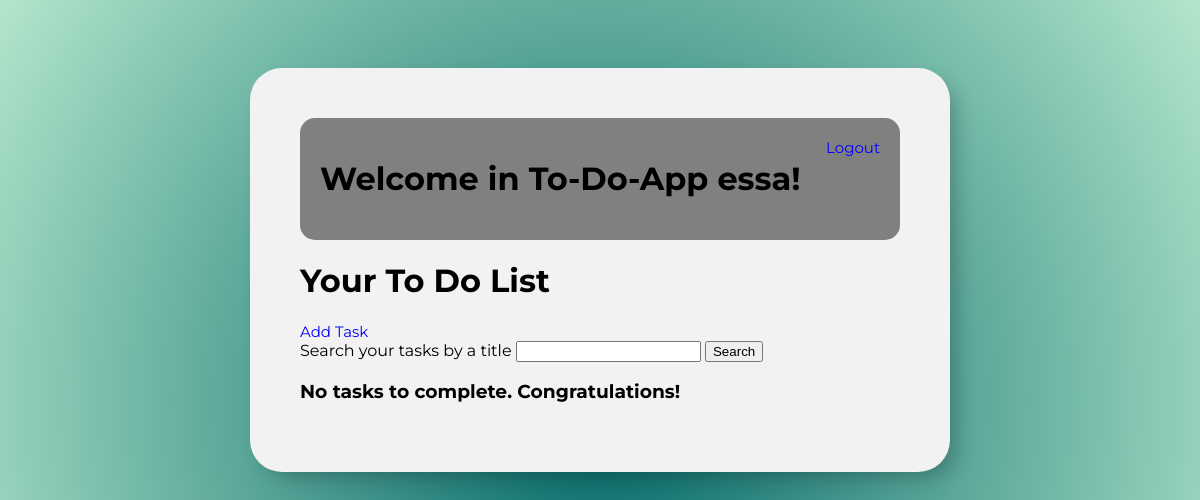
The app's page / (signed in), older data.
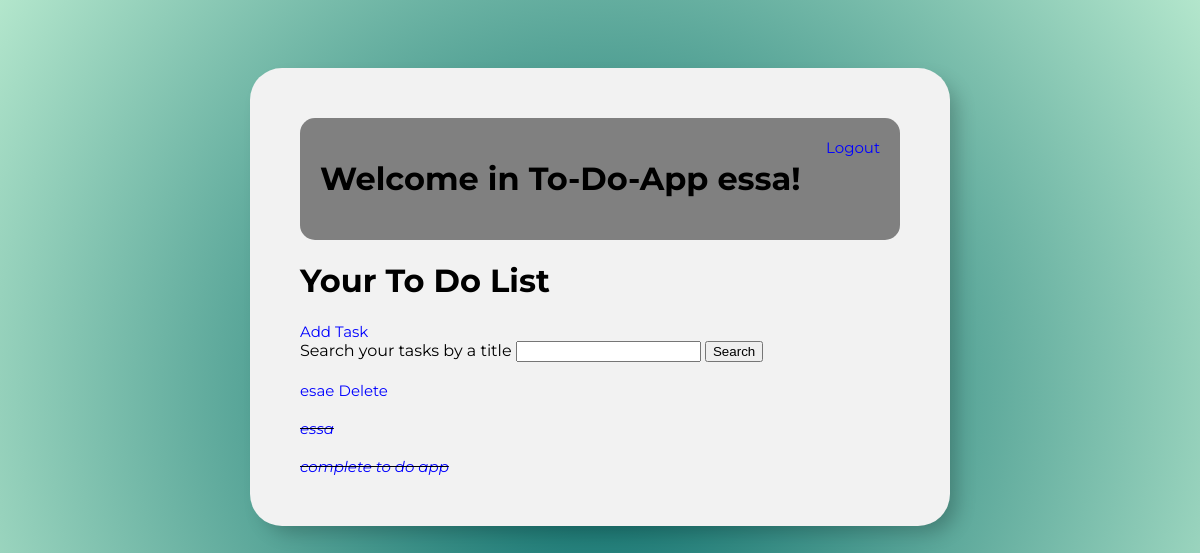
The same page, newer data.
### base/models.py (models this page shows)
class Task(models.Model):
    user = models.ForeignKey(User, on_delete=models.CASCADE, null =True, blank = True)
    title = models.CharField(max_length=200)
    description = models.TextField(null=True, blank=True)
    complete = models.BooleanField(default=False)
    create = models.DateTimeField(auto_now_add=True)
    def __str__(self):
        return self.title
    class Meta:
        ordering = ['complete']

### base/views.py (the view)
# urls.py: path('', TaskList.as_view(), name='tasks'),
class TaskList(LoginRequiredMixin, ListView):
    model = Task
    context_object_name = 'tasks'
    '''
    Tworzymy metodę w której użytkownik widzi tylko swoje zadania
    w pierwszym context filtrujemy zadania użytkownika, w drugim dostajemy
    zadania, które nie są wykonane
    '''
    def get_context_data(self, *, object_list=None, **kwargs):
        context = super().get_context_data(**kwargs)
        context['tasks'] = context['tasks'].filter(user=self.request.user)
        context['count'] = context['tasks'].filter(complete=False).count()
        search_input = self.request.GET.get('search-area') or ''
        if search_input:
            context['tasks'] = context['tasks'].filter(title__icontains=search_input)
        context['search_input'] = search_input
        return context

### base/templates/base/task_list.html
{% extends 'base/base_layout.html'   %}
{% block content %}
    <div class="bar">
         {% if request.user.is_authenticated %}
        <h1>Welcome in To-Do-App {{request.user}}!</h1>
        <a href="{% url 'logout' %}">Logout</a>
        {% else %}
        <a href="{% url 'login' %}">Login</a>
        {% endif %}
    </div>
    <h1>Your To Do List</h1>
    <a href="{% url 'tasks-create' %}">Add Task</a>
    <form method="GET">
        <label for="search-area">Search your tasks by a title </label>
        <input type="text" name="search-area" id="search-area" value="{{search_input}}">
        <input type="submit" value="Search">
    </form>
    <div class="list_of_tasks">
        {% for task in tasks %} </br>
        <div class="individual-task">
            {% if task.complete %}
                <div class="task.title">
                    <div class="complete-tasks">
                        <i><s><a href="{% url 'tasks-update' task.id %}">{{task}}</a> </s></i>
                    </div>
                </div>
            {% else %}
                <div class="task.title">
                    <div class="incomplete-tasks">
                        <a href="{% url 'tasks-update' task.id %}">{{task}}</a>
                        <a href="{% url 'tasks-delete' task.id %}">Delete</a>
                    </div>
                </div>
            {% endif %}
        </div>
        {% empty %}
            <h3>No tasks to complete. Congratulations!</h3>
        {% endfor %}
    </div>
{% endblock %}

### base/templates/base/base_layout.html (shortened to what this page needs)
<!DOCTYPE html>
<html>
    <head>
        {% load static %}
        <link rel="stylesheet" href="{% static 'style.css' %}">
    </head>
    <body>
        <div class="wrapper">
            {% block content %}
            {% endblock %}
        </div>
    </body>
</html>

### base/static/style.css (style rules this page uses)
body { font-family: 'Montserrat', sans-serif; background-image: radial-gradient(circle , #006666, #b3e6cc); background-repeat: no-repeat; padding-top: 60px; }
html { height:100%; }
.wrapper { max-width: 600px; margin: auto; background: #f2f2f2; -webkit-box-shadow: 2px 2px 13px -4px rgba(0, 0, 0, 0.21); box-shadow: 10px 10px 20px -4px rgba(0, 0, 0, 0.23); -webkit-column-gap: 60px; -webkit-border-radius: 2em; padding: 50px; }
a { font-size: 15px; text-decoration: none; color: blue; }
.bar { display: flex; justify-content: space-between; padding: 20px; border-radius: 15px 15px 15px 15px ; background-color: grey; }

Row changes from the older to the newer data that the page shows:
added Task: title "esae"
added Task: title "essa"
added Task: title "complete to do app"
Text that changed along with them:
text no longer shown: "No tasks to complete. Congratulations!"
